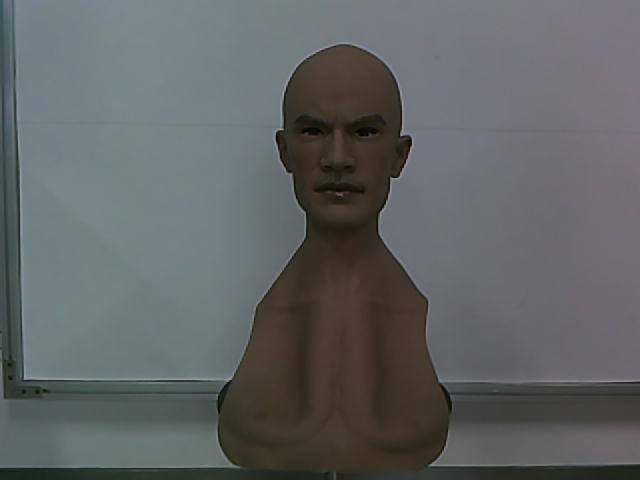
#> input picture demo/6.jpg, 640 x 480 px, given in place of 6.png, which was not available
$ python cut1.py
#> lines starting #> are read from the running program, lines starting #| are printed output that depends on the picture
#!/usr/bin/env python
# -*- coding: utf-8 -*-
# @Time    : 2023/5/25 18:20
# @Author  : nqp
# @File    : cut1.py
# @Description :

import cv2

img = cv2.imread("6.png")
#> img is the input picture: shape (480, 640, 3); mean B, G, R 101.2, 99.8, 96.6


cv2.imshow("Original Image", img)

height, width = img.shape[:2]    #img.shape ：高、宽、通道
#> height = 480; width = 640
print(img.shape)
#| (480, 640, 3)
print(height, width)
#| 480 640


start_row, start_col = int(width * 0.1), int(height * 0.1)
#> start_row = 64; start_col = 48
end_row, end_col = int(width * 0.1), int(height * 0.1)
#> end_row = 64; end_col = 48

##  img[y0:y1,x0:x1]  x0,y0为裁剪区域左上坐标；x1,y1为裁剪区域右下坐标

# cropped = img[start_row:end_row,start_col:end_col]
# # cropped=img[start_row:end_row,start_col:end_col]
# cropped = img[start_row:-start_row, start_col:-start_col] # 裁剪坐标为[y0:y1, x0:x1]
cropped = img[start_row:-start_row]
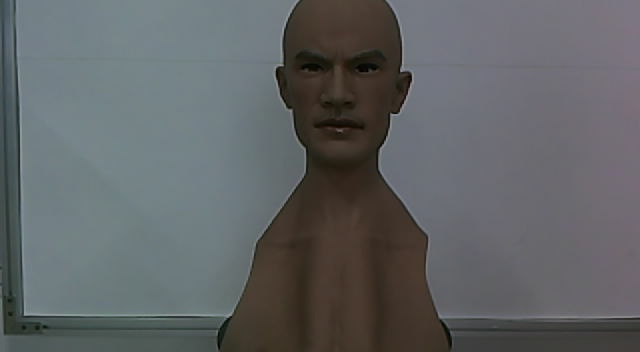
#> cropped: shape (352, 640, 3); mean B, G, R 101.5, 99.8, 97

cv2.imwrite("7.png",cropped)
#
cv2.imshow("Cropped_Image", cropped)
#
cv2.waitKey(0)
cv2.destroyAllWindows()


# [7 lines of commented-out code are left out]

$ run again, with demo/306.jpg copied over demo/6.jpg
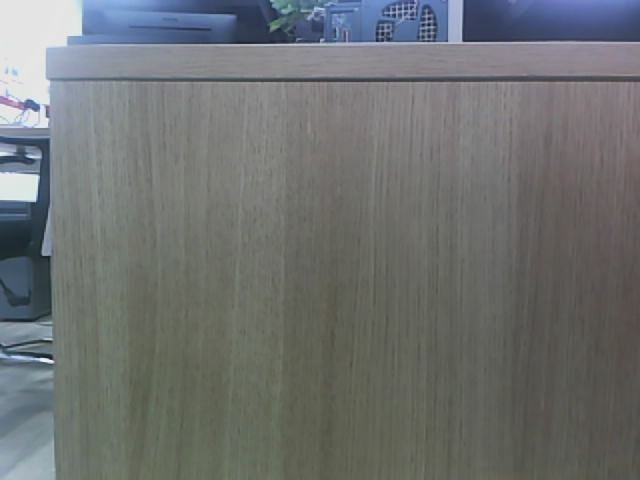
#> input picture demo/306.jpg, 640 x 480 px, given in place of 6.png, which was not available
#> img is the input picture: shape (480, 640, 3); mean B, G, R 112.8, 113.2, 109.9
#| (480, 640, 3)
#| 480 640
#> `cropped = img[start_row:-start_row]`:
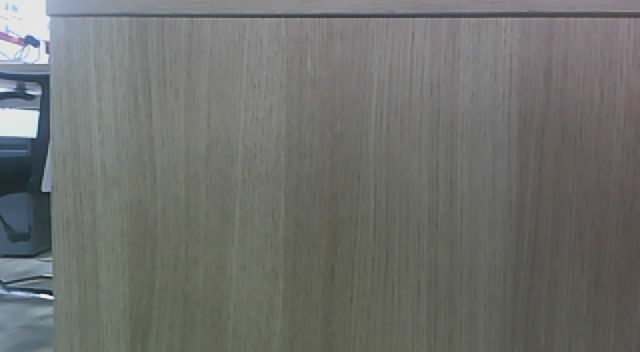
#> cropped: shape (352, 640, 3); mean B, G, R 108.7, 111.9, 110.4

$ run again, with demo/5.png saved as demo/6.jpg
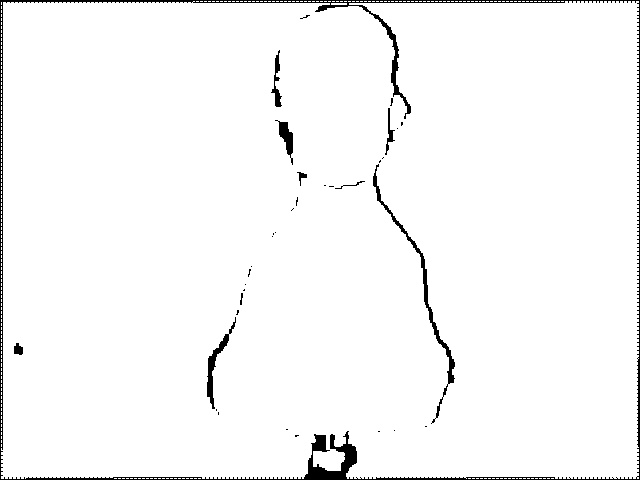
#> input picture demo/5.png, 640 x 480 px, given in place of 6.png, which was not available
#> img is the input picture: shape (480, 640, 3); min 0, max 255, mean 247.8
#| (480, 640, 3)
#| 480 640
#> `cropped = img[start_row:-start_row]`:
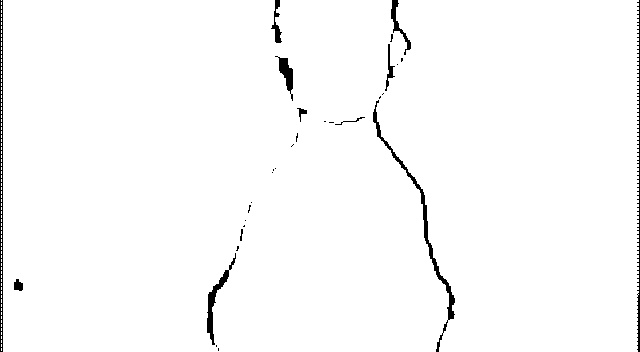
#> cropped: shape (352, 640, 3); min 0, max 255, mean 250.5
